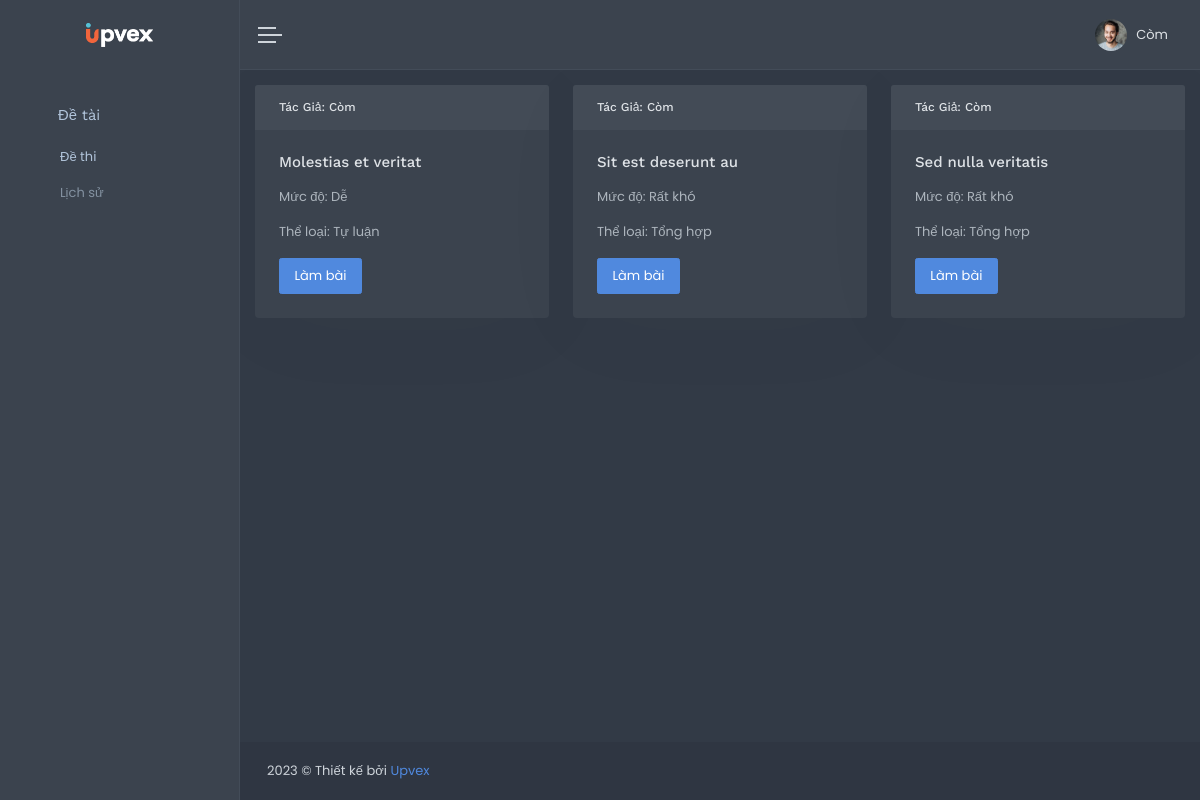
The page /views/client/index.php on the database its author committed.
### tables this page shows
CREATE TABLE `topics` (
  `id` int(11) NOT NULL,
  `title` text NOT NULL,
  `type` int(11) NOT NULL,
  `rank` int(11) NOT NULL,
  `currentDate` date NOT NULL,
  `id_user` int(11) NOT NULL
);

### config/config.php (called while the page is built, shortened)
<?php
    function getConnect(){
        $host = "localhost";
        $dbname = "question_database";
        $dbusername = "root";
        $dbpwd = "";
        try {
            $conn = new PDO("mysql:host=$host;dbname=$dbname;charset=utf8", $dbusername, $dbpwd);
        }catch(Exception $ex){
            var_dump($ex->getMessage());
            die;
        }
        return $conn;
    }
    function executeQuery($sqlQuery, $getAll = false){
        $conn = getConnect();
        try {
            $stmt = $conn->prepare($sqlQuery);
            $success = $stmt->execute();
            if($success){
                if($getAll){
                    $result = $stmt->fetchAll();
                    return ['error_code' => 0, 'data' => $result];
                } else {
                    return ['error_code' => 0, 'data' => $stmt->fetch()];
                }
                return ['error_code' => 0, 'data' => null];
            } else {
                return ['error_code' => 1, 'error_msg' => 'Execute failed'];
            }
        } catch(PDOException $ex) {
            return ['error_code' => 2, 'error_msg' => $ex->getMessage()];
        }
    }
    function formatQuestionType($typeCode) {
        switch ($typeCode) {
            case 2:
                return 'Tự luận';
            case 3:
                return 'Tổng hợp';
        }
    }
    function formatQuestionRank($rankCode) {
        switch ($rankCode) {
            case 1:
                return 'Dễ';
            case 4:
                return 'Rất khó';
        }
    }
?>

### views/client/list-topic.php (the view)
<?php
    $sqlGetQuestion = "SELECT * FROM `topics` ORDER BY 'currentDate' DESC";
    $dataAllTopic = executeQuery($sqlGetQuestion, true) ?: [];
    $data = $dataAllTopic['data'] != null ? $dataAllTopic['data'] : [];
?>
<div class="row">
    <?php foreach ($data as $key => $value) : ?>
        <div class="col-md-4">
            <div class="card">
                <h6 class="card-header">Tác Giả: Còm</h6>
                <div class="card-body">
                    <h5 class="card-title"><?= $value['title'] ?></h5>
                    <p class="card-text">Mức độ: <?= formatQuestionRank($value['rank']) ?></p>
                    <p class="card-text">Thể loại: <?= formatQuestionType($value['type']) ?></p>
                    <a href="?action=view-question&qid=<?= $value['id'] ?>" class="btn btn-primary waves-effect waves-light">Làm bài</a>
                </div>
            </div>
        </div>
    <?php endforeach ?>
</div>

### rows shown on the page
topics: title "Molestias et veritat", rank "Dễ", type "Tự luận"
topics: title "Sit est deserunt au", rank "Rất khó", type "Tổng hợp"
topics: title "Sed nulla veritatis", rank "Rất khó", type "Tổng hợp"
